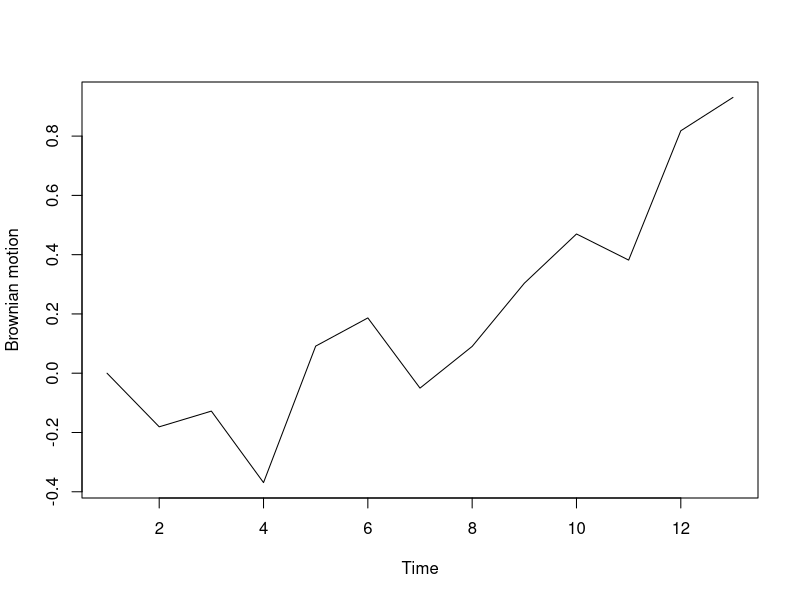
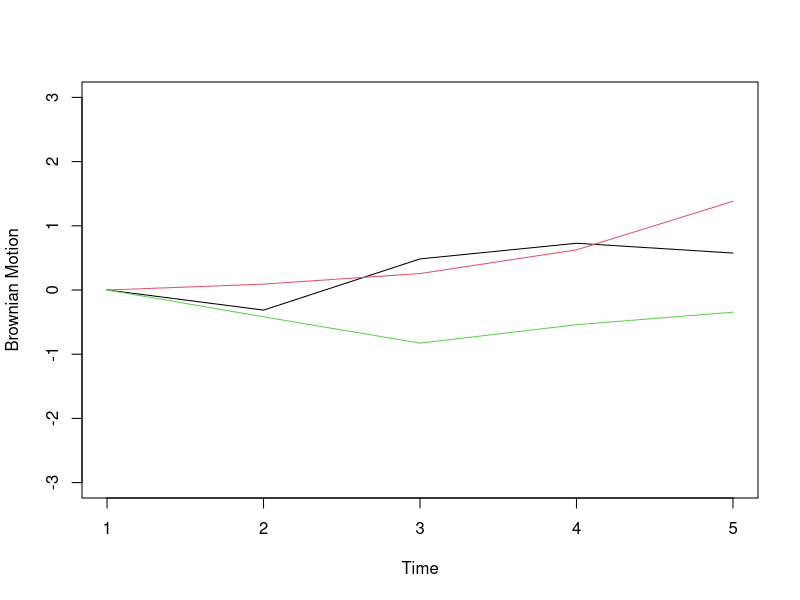

Write the R code that produced these figures, in order.
#generate one sample path of Brownian Motion
d<-12 #discretize T year into d subintervals
T<-1 #1 year
delta<-T/d
set.seed(1) #for illustrative purpose only
x<-rnorm(d) #generate standard normal random numbers
BM<-c(0,sqrt(delta)*cumsum(x)) #generate sample path of Brownian motion
#plot the sample path
plot(1:(d+1),BM,type='l',col=1,ylab='Brownian motion',xlab='Time')

#generate n sample paths of Brownian Motion
n<-3 #number of sample paths
d<-4 #discretize T year into d subintervals
T<-1 #1 year
delta<-T/d
set.seed(1) #for illustrative purpose only
#generate nxd pseudo-random normal numbers
x<-matrix(rnorm(n*d),nrow=n)
#generate n sample paths of Brownian Motion
BM<-cbind(numeric(n),sqrt(delta)*t(apply(x,1,cumsum)))
#plot the sample paths
plot(1:(d+1),BM[1,],type='l',ylim=c(-3,3),col=1,ylab='Brownian Motion',xlab='Time')
for (i in 2:n){
	points(1:(d+1),BM[i,],type='l',col=i)
}
